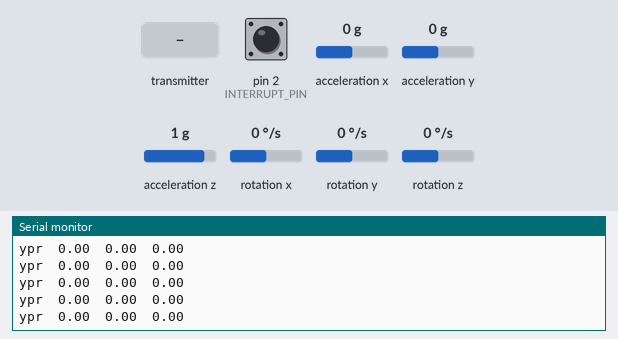
A sketch run on a simulated Arduino Uno, built with avr-gcc and run on an emulated ATmega328P. Parts: the last lines printed to the serial monitor. The inputs (shaded band) are chosen by the test bench; at power-on: acceleration x 0 g, pin 2 (INTERRUPT_PIN) LOW, acceleration y 0 g, acceleration z 1 g, rotation x 0 °/s, rotation y 0 °/s, rotation z 0 °/s. The sensor or clock chip raises its interrupt line as the real part does; no radio packets arrive unless stated.

Above: at 1.8 s.
1.9 s: the transmitter starts sending yaw = 0
At 2.6 s:
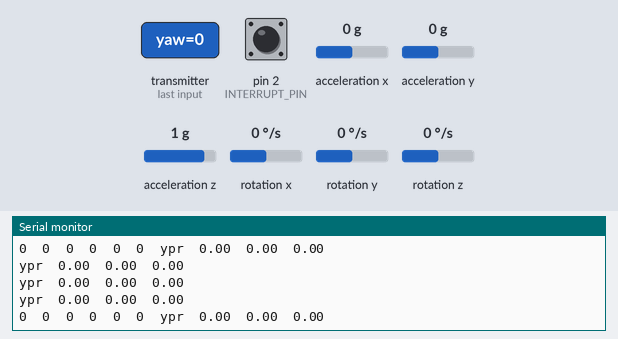
3.4 s: acceleration x set to -1.4 g
At 3.9 s:
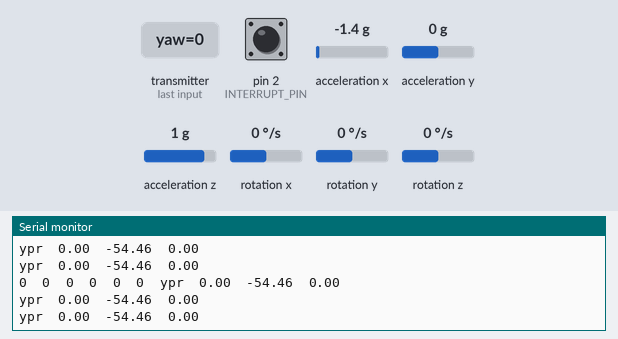
6.4 s: the transmitter starts sending pitch = 256
At 7.1 s:
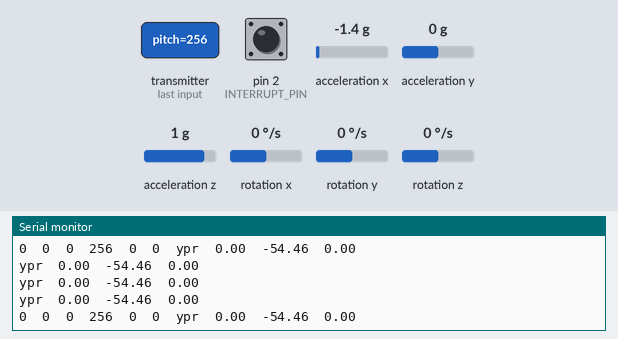

Measured:
- after the input at 1.9 s, the serial monitor: prints a new line at once (image 1)
- after the input at 3.4 s, the serial monitor: prints a new line at once (image 2)
- after the input at 6.4 s, the serial monitor: prints a new line at once (image 3)

The sketch:

mpu_read_ypr.ino
```cpp
#include "I2Cdev.h"
#include "MPU6050_6Axis_MotionApps20.h"
#if I2CDEV_IMPLEMENTATION == I2CDEV_ARDUINO_WIRE
    #include "Wire.h"
#endif
MPU6050 mpu;
//MPU6050 mpu(0x69); // <-- use for AD0 high
#define OUTPUT_READABLE_YAWPITCHROLL

#include <SPI.h>
#include "nRF24L01.h"
#include "RF24.h"


#define INTERRUPT_PIN 2  // use pin 2 on Arduino Uno & most boards
bool blinkState = false;

// MPU control/status vars
bool dmpReady = false;  // set true if DMP init was successful
uint8_t mpuIntStatus;   // holds actual interrupt status byte from MPU
uint8_t devStatus;      // return status after each device operation (0 = success, !0 = error)
uint16_t packetSize;    // expected DMP packet size (default is 42 bytes)
uint16_t fifoCount;     // count of all bytes currently in FIFO
uint8_t fifoBuffer[64]; // FIFO storage buffer

// orientation/motion vars
Quaternion q;           // [w, x, y, z]         quaternion container
VectorInt16 aa;         // [x, y, z]            accel sensor measurements
VectorInt16 aaReal;     // [x, y, z]            gravity-free accel sensor measurements
VectorInt16 aaWorld;    // [x, y, z]            world-frame accel sensor measurements
VectorFloat gravity;    // [x, y, z]            gravity vector
float euler[3];         // [psi, theta, phi]    Euler angle container
float ypr[3];           // [yaw, pitch, roll]   yaw/pitch/roll container and gravity vector

// ================================================================
// ===               INTERRUPT DETECTION ROUTINE                ===
// ================================================================

volatile bool mpuInterrupt = false;     // indicates whether MPU interrupt pin has gone high
void dmpDataReady() {
    mpuInterrupt = true;
}


// ================================================================
// ===                        RADIO SETUP                       ===
// ================================================================


int yaw, pitch, roll, rb, lb, throttle;
struct tx_packet
{
    int yaw, pitch, roll, throttle, r_button, l_button;
    byte device_ID, target_ID, packet_type;
}tp1;


RF24 radio(8,7);
//
// Topology
//

// Radio pipe addresses for the 2 nodes to communicate.
const uint64_t pipes[2] = { 0xF0F0F0F0E1LL, 0xF0F0F0F0D2LL };


// The various roles supported by this sketch
typedef enum { role_ping_out = 1, role_pong_back } role_e;

// The debug-friendly names of those roles
const char* role_friendly_name[] = { "invalid", "Ping out", "Pong back"};

// The role of the current running sketch
role_e role = role_pong_back;
long count =0;

// ================================================================
// ===                      INITIAL SETUP                       ===
// ================================================================

void setup() {
    // join I2C bus (I2Cdev library doesn't do this automatically)
    #if I2CDEV_IMPLEMENTATION == I2CDEV_ARDUINO_WIRE
        Wire.begin();
        Wire.setClock(400000); // 400kHz I2C clock. Comment this line if having compilation difficulties
    #elif I2CDEV_IMPLEMENTATION == I2CDEV_BUILTIN_FASTWIRE
        Fastwire::setup(400, true);
    #endif

    // initialize serial communication
    // (115200 chosen because it is required for Teapot Demo output, but it's
    // really up to you depending on your project)
    Serial.begin(115200);

    radio.begin();
    radio.setRetries(20,3);
    pinMode(3, INPUT_PULLUP);
    pinMode(4, INPUT_PULLUP);
    delay(100);
    radio.startListening();
    radio.openWritingPipe(pipes[0]);
    radio.openReadingPipe(1,pipes[1]);


    while (!Serial); // wait for Leonardo enumeration, others continue immediately
    mpu.initialize();
    pinMode(INTERRUPT_PIN, INPUT);
    Serial.println(F("Testing device connections..."));
    Serial.println(mpu.testConnection() ? F("MPU6050 connection successful") : F("MPU6050 connection failed"));
    devStatus = mpu.dmpInitialize();

    // supply your own gyro offsets here, scaled for min sensitivity
    mpu.setXGyroOffset(220);
    mpu.setYGyroOffset(76);
    mpu.setZGyroOffset(-85);
    mpu.setZAccelOffset(1788); // 1688 factory default for my test chip

    // make sure it worked (returns 0 if so)
    if (devStatus == 0) {
        // turn on the DMP, now that it's ready
        Serial.println(F("Enabling DMP..."));
        mpu.setDMPEnabled(true);

        // enable Arduino interrupt detection
        Serial.print(F("Enabling interrupt detection (Arduino external interrupt "));
        Serial.print(digitalPinToInterrupt(INTERRUPT_PIN));
        Serial.println(F(")..."));
        attachInterrupt(digitalPinToInterrupt(INTERRUPT_PIN), dmpDataReady, RISING);
        mpuIntStatus = mpu.getIntStatus();

        // set our DMP Ready flag so the main loop() function knows it's okay to use it
        Serial.println(F("DMP ready! Waiting for first interrupt..."));
        dmpReady = true;

        // get expected DMP packet size for later comparison
        packetSize = mpu.dmpGetFIFOPacketSize();
    } else {
        // ERROR!
        // 1 = initial memory load failed
        // 2 = DMP configuration updates failed
        // (if it's going to break, usually the code will be 1)
        Serial.print(F("DMP Initialization failed (code "));
        Serial.print(devStatus);
        Serial.println(F(")"));
    }
}


// ================================================================
// ===                    MAIN PROGRAM LOOP                     ===
// ================================================================

void loop() {
    // get current FIFO count
    fifoCount = mpu.getFIFOCount();
    if (fifoCount>=512){
      mpu.resetFIFO();
      delay(10);
    }


    if ( radio.available() )
    {
      // Dump the payloads until we've gotten everything
      unsigned long got_time;
      bool done = false;
      while (!done)
      {
        // Fetch the payload, and see if this was the last one.
        done = radio.read( &tp1, sizeof(tp1) );

        yaw = tp1.yaw;
        pitch = tp1.pitch;
        roll = tp1.roll;
        throttle = tp1.throttle;
        lb = tp1.l_button;
        rb = tp1.r_button;
        // Spew it
        Serial.print(tp1.throttle);Serial.print("  ");
        Serial.print(tp1.yaw);Serial.print("  ");
        Serial.print(tp1.l_button);Serial.print("\t");
        Serial.print(tp1.pitch);Serial.print("  ");
        Serial.print(tp1.roll);Serial.print("  ");
        Serial.print(tp1.r_button); Serial.print("\t");

        // Delay just a little bit to let the other unit
        // make the transition to receiver
        delay(5);
      }

      // First, stop listening so we can talk
      radio.stopListening();
      delay(5);
      // Now, resume listening so we catch the next packets.
      radio.startListening();
    }

    // otherwise, check for DMP data ready interrupt (this should happen frequently)
    if (fifoCount > 0) {
        // wait for correct available data length, should be a VERY short wait
        while (fifoCount < packetSize) fifoCount = mpu.getFIFOCount();

        // read a packet from FIFO
        mpu.getFIFOBytes(fifoBuffer, packetSize);

        // track FIFO count here in case there is > 1 packet available
        // (this lets us immediately read more without waiting for an interrupt)
        fifoCount -= packetSize;

        #ifdef OUTPUT_READABLE_YAWPITCHROLL
            // display Euler angles in degrees
            mpu.dmpGetQuaternion(&q, fifoBuffer);
            mpu.dmpGetGravity(&gravity, &q);
            mpu.dmpGetYawPitchRoll(ypr, &q, &gravity);
            Serial.print("ypr\t");
            Serial.print(ypr[0] * 180/M_PI);
            Serial.print("\t");
            Serial.print(ypr[1] * 180/M_PI);
            Serial.print("\t");
            Serial.println(ypr[2] * 180/M_PI);
        #endif
    }
}
```
